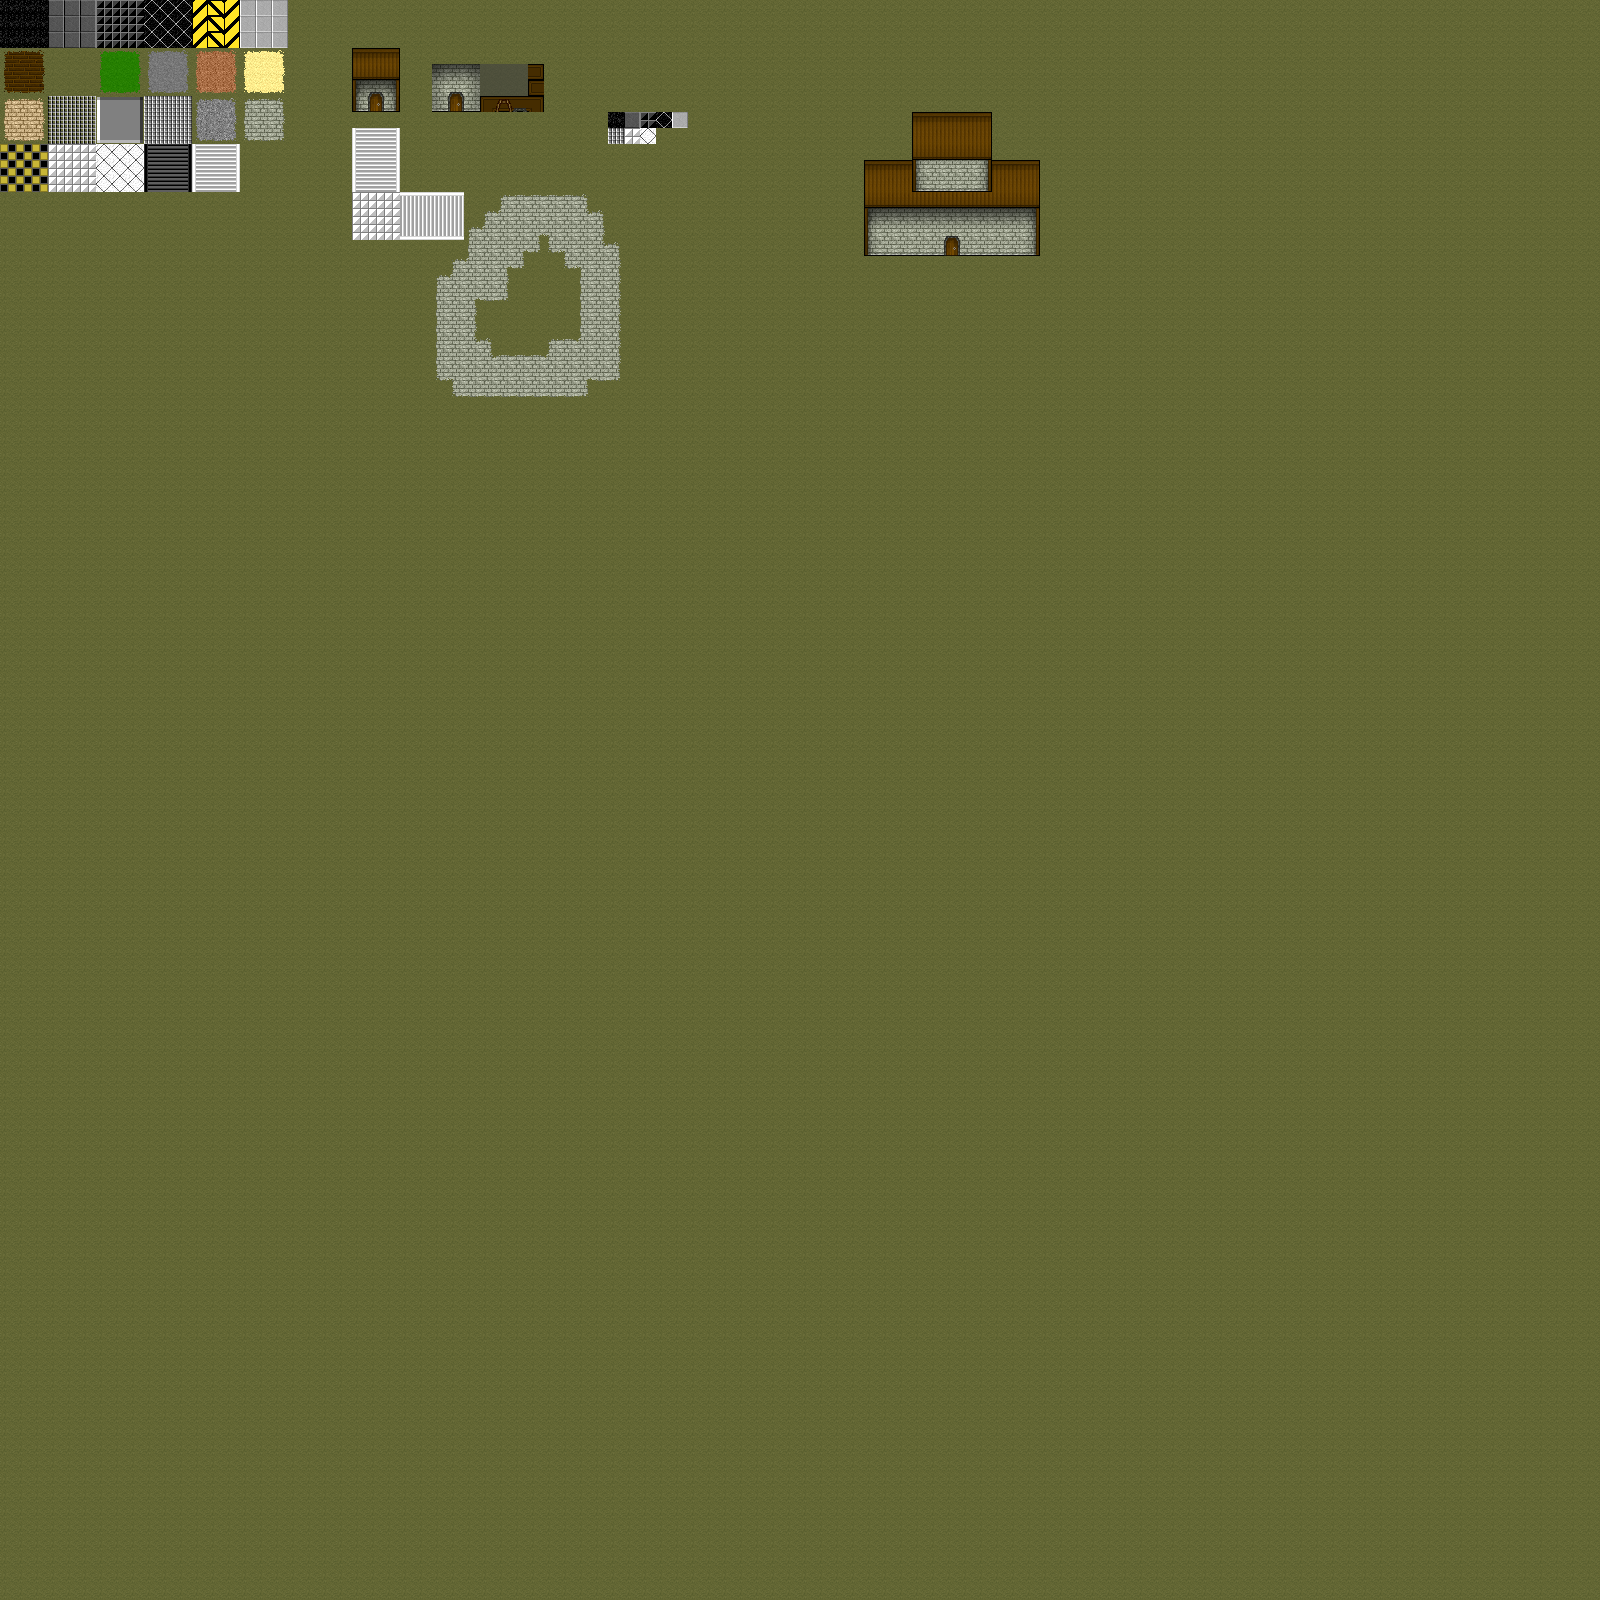

Tiled map render using the project's own tile images. Description and the map definition, with tile-layer contents summarised, below:
An orthogonal 100x100 tile map with 16x16 px tiles, 6 tile layers (Tile Layer 6, Tile Layer 1, Tile Layer 2, Tile Layer 3, ...), 29 tilesets.

<map version="1.0" orientation="orthogonal" renderorder="right-down" width="100" height="100" tilewidth="16" tileheight="16" nextobjectid="1">
 <tileset firstgid="1" name="asphalt" tilewidth="16" tileheight="16" tilecount="1" columns="1">
  <image source="../sprites/tiles/ground/asphalt.png" width="16" height="16" />
 </tileset>
 <tileset firstgid="2" name="asphaltTile" tilewidth="16" tileheight="16" tilecount="1" columns="1">
  <image source="../sprites/tiles/ground/asphaltTile.png" width="16" height="16" />
 </tileset>
 <tileset firstgid="3" name="blackTile" tilewidth="16" tileheight="16" tilecount="1" columns="1">
  <image source="../sprites/tiles/ground/blackTile.png" width="16" height="16" />
 </tileset>
 <tileset firstgid="4" name="blackTiles" tilewidth="16" tileheight="16" tilecount="1" columns="1">
  <image source="../sprites/tiles/ground/blackTiles.png" width="16" height="16" />
 </tileset>
 <tileset firstgid="5" name="CautionTape" tilewidth="16" tileheight="16" tilecount="2" columns="2">
  <image source="../sprites/tiles/ground/CautionTape.png" width="32" height="16" />
 </tileset>
 <tileset firstgid="7" name="concreteTile" tilewidth="16" tileheight="16" tilecount="1" columns="1">
  <image source="../sprites/tiles/ground/concreteTile.png" width="16" height="16" />
 </tileset>
 <tileset firstgid="8" name="darkWoodPlanks1" tilewidth="16" tileheight="16" tilecount="15" columns="3">
  <image source="../sprites/tiles/ground/darkWoodPlanks1.png" width="48" height="80" />
 </tileset>
 <tileset firstgid="23" name="deadGrass1" tilewidth="16" tileheight="16" tilecount="15" columns="3">
  <image source="../sprites/tiles/ground/deadGrass1.png" width="48" height="80" />
 </tileset>
 <tileset firstgid="38" name="grass1" tilewidth="16" tileheight="16" tilecount="15" columns="3">
  <image source="../sprites/tiles/ground/grass1.png" width="48" height="80" />
 </tileset>
 <tileset firstgid="53" name="lunarRegolith1" tilewidth="16" tileheight="16" tilecount="15" columns="3">
  <image source="../sprites/tiles/ground/lunarRegolith1.png" width="48" height="80" />
 </tileset>
 <tileset firstgid="68" name="martianRegolith1" tilewidth="16" tileheight="16" tilecount="15" columns="3">
  <image source="../sprites/tiles/ground/martianRegolith1.png" width="48" height="80" />
 </tileset>
 <tileset firstgid="83" name="sand1" tilewidth="16" tileheight="16" tilecount="15" columns="3">
  <image source="../sprites/tiles/ground/sand1.png" width="48" height="80" />
 </tileset>
 <tileset firstgid="98" name="sandBrick1" tilewidth="16" tileheight="16" tilecount="15" columns="3">
  <image source="../sprites/tiles/ground/sandBrick1.png" width="48" height="80" />
 </tileset>
 <tileset firstgid="113" name="steelGrill" tilewidth="16" tileheight="16" tilecount="1" columns="1">
  <image source="../sprites/tiles/ground/steelGrill.png" width="16" height="16" />
 </tileset>
 <tileset firstgid="114" name="steelSheet1" tilewidth="16" tileheight="16" tilecount="15" columns="3">
  <image source="../sprites/tiles/ground/steelSheet1.png" width="48" height="80" />
 </tileset>
 <tileset firstgid="129" name="steelTiles" tilewidth="16" tileheight="16" tilecount="1" columns="1">
  <image source="../sprites/tiles/ground/steelTiles.png" width="16" height="16" />
 </tileset>
 <tileset firstgid="130" name="stone1" tilewidth="16" tileheight="16" tilecount="15" columns="3">
  <image source="../sprites/tiles/ground/stone1.png" width="48" height="80" />
 </tileset>
 <tileset firstgid="145" name="stoneBrick1" tilewidth="16" tileheight="16" tilecount="15" columns="3">
  <image source="../sprites/tiles/ground/stoneBrick1.png" width="48" height="80" />
  <terraintypes>
   <terrain name="New Terrain" tile="-1" />
  </terraintypes>
  <tile id="0" terrain=",,,0" />
  <tile id="1" terrain=",,0,0" />
  <tile id="2" terrain=",,0," />
  <tile id="3" terrain=",0,,0" />
  <tile id="4" terrain="0,0,0,0" />
  <tile id="5" terrain="0,,0," />
  <tile id="6" terrain=",0,," />
  <tile id="7" terrain="0,0,," />
  <tile id="8" terrain="0,,," />
  <tile id="9" terrain="0,0,0," />
  <tile id="10" terrain="0,0,,0" />
  <tile id="12" terrain="0,,0,0" />
  <tile id="13" terrain=",0,0,0" />
 </tileset>
 <tileset firstgid="160" name="warningTile" tilewidth="16" tileheight="16" tilecount="1" columns="1">
  <image source="../sprites/tiles/ground/warningTile.png" width="16" height="16" />
 </tileset>
 <tileset firstgid="161" name="whiteTile" tilewidth="16" tileheight="16" tilecount="1" columns="1">
  <image source="../sprites/tiles/ground/whiteTile.png" width="16" height="16" />
 </tileset>
 <tileset firstgid="162" name="whiteTiles" tilewidth="16" tileheight="16" tilecount="1" columns="1">
  <image source="../sprites/tiles/ground/whiteTiles.png" width="16" height="16" />
 </tileset>
 <tileset firstgid="163" name="blackStairs" tilewidth="16" tileheight="16" tilecount="3" columns="3">
  <image source="../sprites/tiles/stairs/blackStairs.png" width="48" height="16" />
 </tileset>
 <tileset firstgid="166" name="whiteStairs" tilewidth="16" tileheight="16" tilecount="3" columns="3">
  <image source="../sprites/tiles/stairs/whiteStairs.png" width="48" height="16" />
 </tileset>
 <tileset firstgid="169" name="doorway1" tilewidth="16" tileheight="16" tilecount="2" columns="1">
  <image source="../sprites/tiles/doorway/doorway1.png" width="16" height="32" />
 </tileset>
 <tileset firstgid="171" name="doorway2" tilewidth="16" tileheight="16" tilecount="2" columns="1">
  <image source="../sprites/tiles/doorway/doorway2.png" width="16" height="32" />
 </tileset>
 <tileset firstgid="173" name="door1" tilewidth="16" tileheight="16" tilecount="2" columns="1">
  <image source="../sprites/tiles/doors/door1.png" width="16" height="32" />
 </tileset>
 <tileset firstgid="175" name="exteriorWalls" tilewidth="16" tileheight="16" tilecount="24" columns="3">
  <image source="../sprites/tiles/exterior roof and walls/exteriorWalls.png" width="48" height="128" />
 </tileset>
 <tileset firstgid="199" name="plankRoof" tilewidth="16" tileheight="16" tilecount="9" columns="3">
  <image source="../sprites/tiles/exterior roof and walls/plankRoof.png" width="48" height="48" />
 </tileset>
 <tileset firstgid="208" name="stoneWalls" tilewidth="16" tileheight="16" tilecount="9" columns="3">
  <image source="../sprites/tiles/exterior roof and walls/stoneWalls.png" width="48" height="48" />
 </tileset>
 <layer name="Tile Layer 6" width="100" height="100">
  <data>[10000 cells, 10000 non-empty, 1 distinct tile ids]</data>
 </layer>
 <layer name="Tile Layer 1" width="100" height="100">
  <data>[10000 cells, 10000 non-empty, 140 distinct tile ids]</data>
 </layer>
 <layer name="Tile Layer 2" width="100" height="100">
  <data>[10000 cells, 59 non-empty, 17 distinct tile ids]</data>
 </layer>
 <layer name="Tile Layer 3" width="100" height="100">
  <data>[10000 cells, 144 non-empty, 33 distinct tile ids]</data>
 </layer>
 <layer name="Tile Layer 4" width="100" height="100">
  <data>[10000 cells, 35 non-empty, 6 distinct tile ids]</data>
 </layer>
 <layer name="Tile Layer 5" width="100" height="100">
  <data>[10000 cells, 0 non-empty, 0 distinct tile ids]</data>
 </layer>
</map>
